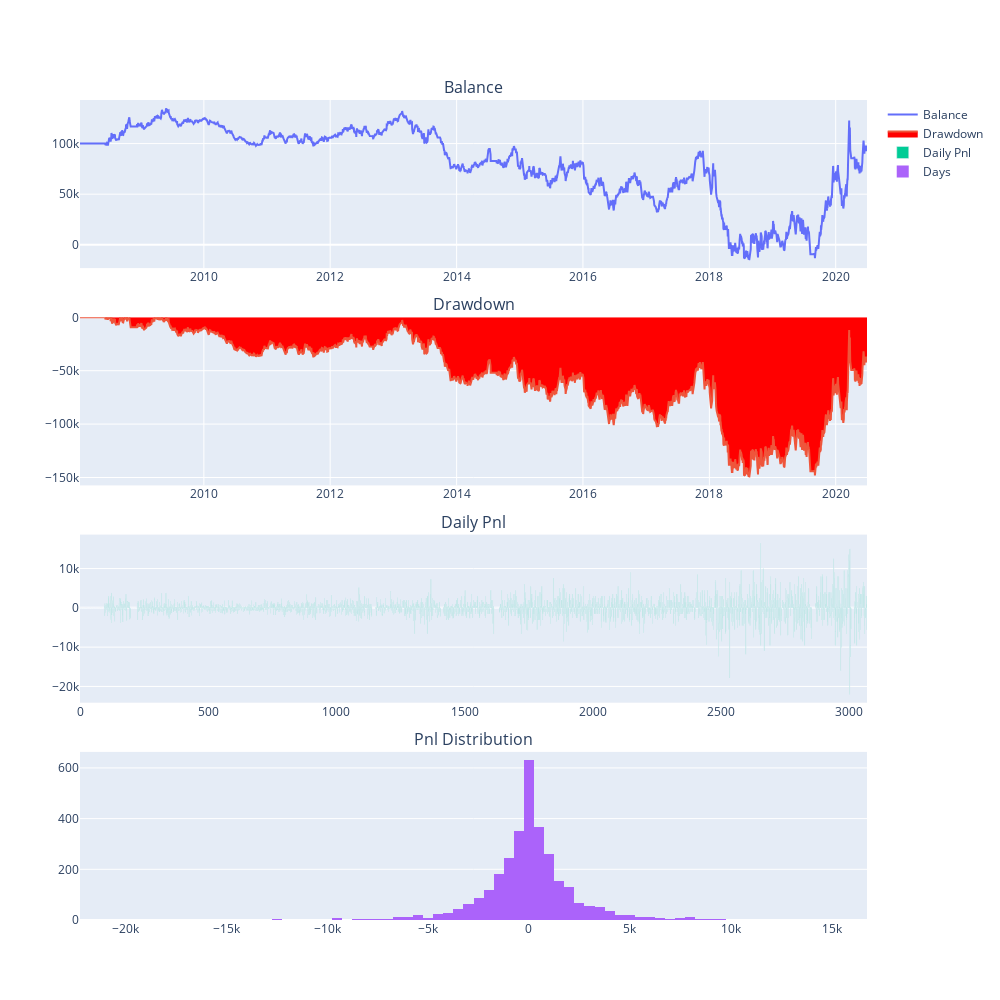

Notebook cell for this chart:
### Code cell
# from vnpy.trader.constant import Interval, Exchange

tickers = '2330.TSE'
symbol, exchange = tickers.split('.')
get_commission = partial(getCommission, symbol=symbol, exchange=exchange)
engine = BacktestingEngine()
engine.set_parameters(
    vt_symbol=tickers,
    interval=Interval.DAILY,
    start=datetime(2008, 1, 1),
    end=datetime(2020, 6, 30),
    rate=get_commission,
    slippage=getMinimumTick,
    size=1000,
    pricetick=getMinimumTick,
    capital=100_000,
    mode=BacktestingMode.BAR,
    collection_name='TSE')

boll_setting = {
    'boll_window' : 18,
    'boll_dev' : 2,
    'cci_window' : 10,
    'atr_window' : 30,
    'sl_multiplier' : 5.2,
    'fixed_size' : 1,
}
engine.add_strategy(BollChannelStrategy, boll_setting)
engine.load_data()
engine.run_backtesting()
df = engine.calculate_result()
engine.calculate_statistics()
engine.show_chart()

### Figure 1 — Plotly figure (JSON) as saved in the notebook; plotly's stock layout.template omitted (floating-point values rounded to 4 significant figures; data arrays with more than 128 entries replaced by an {"elided": "..."} marker saying what was removed)
{"data": [{"mode": "lines", "name": "Balance", "type": "scatter", "x": {"elided": "3071 str values"}, "xaxis": "x", "y": {"elided": "3071 float values"}, "yaxis": "y"}, {"fill": "tozeroy", "fillcolor": "red", "mode": "lines", "name": "Drawdown", "type": "scatter", "x": {"elided": "3071 str values"}, "xaxis": "x2", "y": {"elided": "3071 float values"}, "yaxis": "y2"}, {"name": "Daily Pnl", "type": "bar", "xaxis": "x3", "y": {"elided": "3071 float values"}, "yaxis": "y3"}, {"name": "Days", "nbinsx": 100, "type": "histogram", "x": {"elided": "3071 float values"}, "xaxis": "x4", "yaxis": "y4"}], "layout": {"annotations": [{"font": {"size": 16}, "showarrow": false, "text": "Balance", "x": 0.5, "xanchor": "center", "xref": "paper", "y": 1, "yanchor": "bottom", "yref": "paper"}, {"font": {"size": 16}, "showarrow": false, "text": "Drawdown", "x": 0.5, "xanchor": "center", "xref": "paper", "y": 0.735, "yanchor": "bottom", "yref": "paper"}, {"font": {"size": 16}, "showarrow": false, "text": "Daily Pnl", "x": 0.5, "xanchor": "center", "xref": "paper", "y": 0.47, "yanchor": "bottom", "yref": "paper"}, {"font": {"size": 16}, "showarrow": false, "text": "Pnl Distribution", "x": 0.5, "xanchor": "center", "xref": "paper", "y": 0.205, "yanchor": "bottom", "yref": "paper"}], "height": 1000, "width": 1000, "xaxis": {"anchor": "y", "domain": [0, 1]}, "xaxis2": {"anchor": "y2", "domain": [0, 1]}, "xaxis3": {"anchor": "y3", "domain": [0, 1]}, "xaxis4": {"anchor": "y4", "domain": [0, 1]}, "yaxis": {"anchor": "x", "domain": [0.795, 1]}, "yaxis2": {"anchor": "x2", "domain": [0.53, 0.735]}, "yaxis3": {"anchor": "x3", "domain": [0.265, 0.47]}, "yaxis4": {"anchor": "x4", "domain": [0, 0.205]}}}
